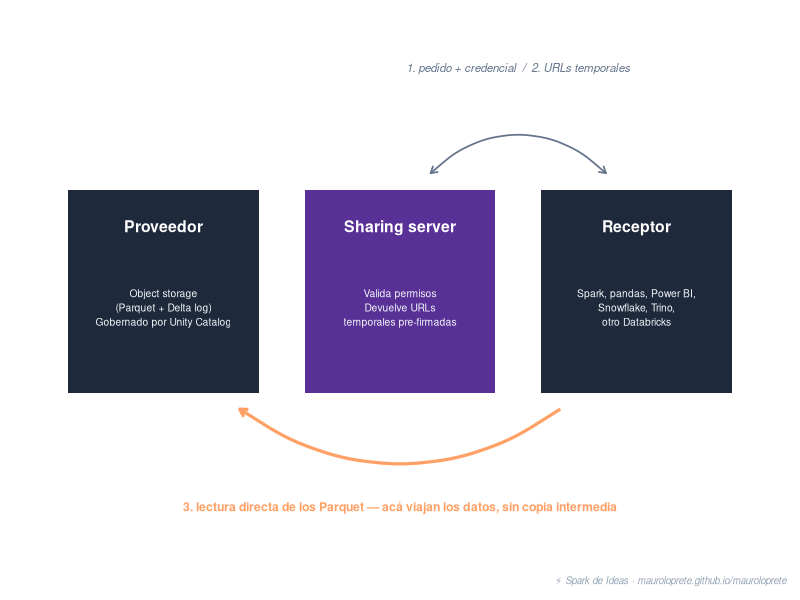

The R script that drew this image:
## ---- chunk 1
#| echo: false
#| warning: false
#| message: false
#| fig-width: 9
#| fig-height: 5
#| fig-align: center
#| fig-cap: "El sharing server solo intercambia metadata y URLs temporales: los datos van directo del storage del proveedor al motor del receptor."

library(ggplot2)

panels <- data.frame(
  x = c(1.4, 4.5, 7.6),
  y = c(3.1, 3.1, 3.1),
  label = c("Proveedor", "Sharing server", "Receptor"),
  sub = c("Object storage\n(Parquet + Delta log)\nGobernado por Unity Catalog",
          "Valida permisos\nDevuelve URLs\ntemporales pre-firmadas",
          "Spark, pandas, Power BI,\nSnowflake, Trino,\notro Databricks"),
  color = c("#1e293b", "#593196", "#1e293b")
)

flechas <- data.frame(
  x = c(2.95, 2.95),
  y = c(3.55, 2.75),
  xend = c(6.05, 6.05),
  yend = c(3.55, 2.75),
  dir = c("last", "first")
)

ggplot() +
  geom_tile(data = panels, aes(x = x, y = y, fill = color),
            width = 2.5, height = 2.5, color = NA, show.legend = FALSE) +
  geom_text(data = panels, aes(x = x, y = y + 0.8, label = label),
            color = "white", size = 4, fontface = "bold") +
  geom_text(data = panels, aes(x = x, y = y - 0.2, label = sub),
            color = "#f1f5f9", size = 2.6, lineheight = 1.15) +
  geom_curve(aes(x = 4.9, y = 4.55, xend = 7.2, yend = 4.55),
             curvature = -0.45, color = "#64748b", linewidth = 0.6,
             arrow = arrow(length = unit(0.2, "cm"), ends = "both")) +
  geom_text(aes(x = 6.05, y = 5.85, label = "1. pedido + credencial  /  2. URLs temporales"),
            color = "#64748b", size = 2.9, fontface = "italic") +
  geom_curve(aes(x = 6.6, y = 1.65, xend = 2.4, yend = 1.65),
             curvature = -0.35, color = "#FFA166", linewidth = 1.1,
             arrow = arrow(length = unit(0.22, "cm"))) +
  geom_text(aes(x = 4.5, y = 0.45, label = "3. lectura directa de los Parquet — acá viajan los datos, sin copia intermedia"),
            color = "#FFA166", size = 3.1, fontface = "bold") +
  scale_fill_identity() +
  coord_cartesian(xlim = c(-0.1, 9.1), ylim = c(0, 6.2)) +
  labs(caption = "⚡ Spark de Ideas · mauroloprete.github.io/mauroloprete") +
  theme_void() +
  theme(plot.margin = margin(10, 10, 10, 10),
        plot.caption = element_text(color = "#94a3b8", size = 7, hjust = 1, face = "italic"))
